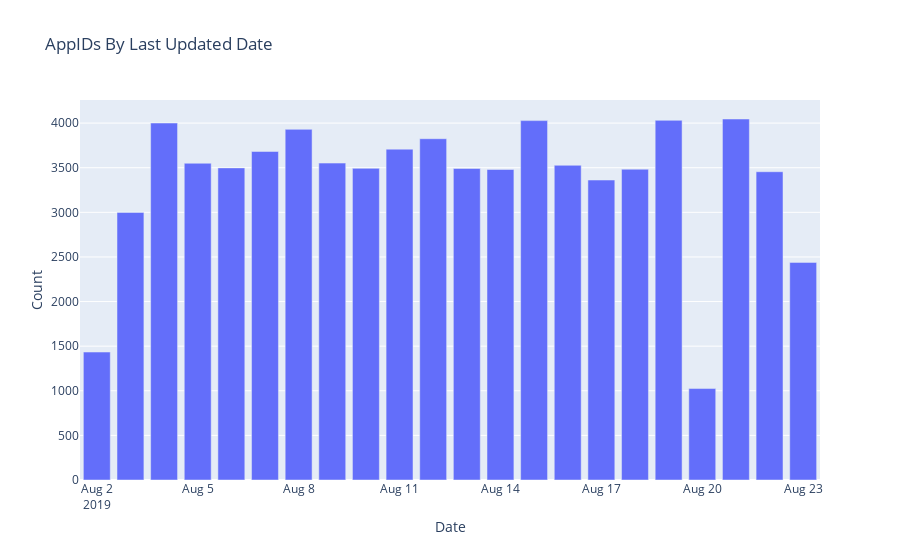

Here is the notebook cell this chart was saved with:
### Markdown cell above
## Large numbers of old AppID entries means `refreshsteam.py` needs to be run.  This excludes consistently failed appids.

### Code cell
# https://plot.ly/python/bar-charts/

data = [Bar(
        x=grouped_df['updated_date'],
        y=grouped_df['count']
    )]

layout = Layout(
        title='AppIDs By Last Updated Date',
        xaxis=dict(
            title='Date'
        ),
        yaxis=dict(
            title='Count'
        )
    )

fig = Figure(data=data, layout=layout)

iplot(fig)

### Figure 1 — Plotly figure (JSON) as saved in the notebook; plotly's stock layout.template omitted (floating-point values rounded to 4 significant figures)
{"data": [{"type": "bar", "x": ["2019-08-02", "2019-08-03", "2019-08-04", "2019-08-05", "2019-08-06", "2019-08-07", "2019-08-08", "2019-08-09", "2019-08-10", "2019-08-11", "2019-08-12", "2019-08-13", "2019-08-14", "2019-08-15", "2019-08-16", "2019-08-17", "2019-08-18", "2019-08-19", "2019-08-20", "2019-08-21", "2019-08-22", "2019-08-23"], "y": [1434, 2999, 4001, 3550, 3498, 3682, 3930, 3552, 3493, 3708, 3825, 3491, 3480, 4028, 3527, 3362, 3483, 4031, 1025, 4046, 3455, 2439]}], "layout": {"title": {"text": "AppIDs By Last Updated Date"}, "xaxis": {"title": {"text": "Date"}}, "yaxis": {"title": {"text": "Count"}}}}
